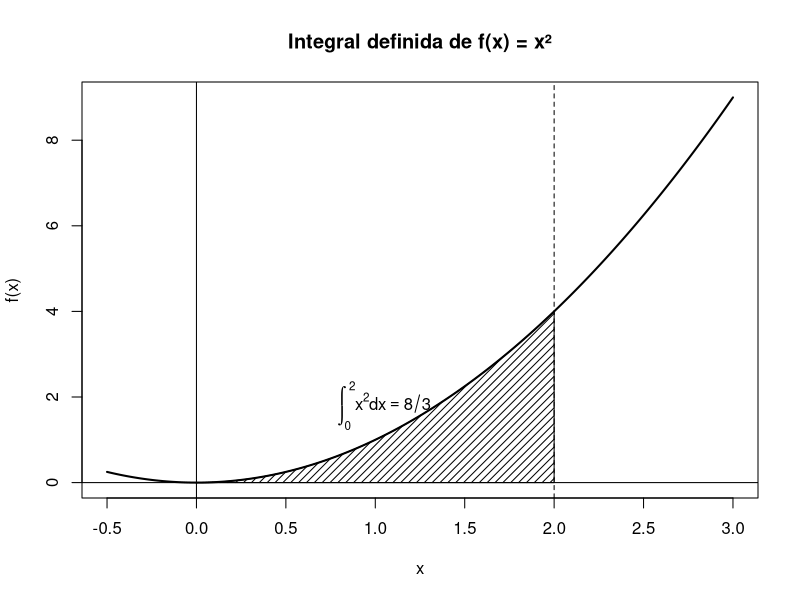

Recreate this plot in R.
## ---- chunk 1
#| label: definir-funcion

f <- function(x) {
  x^2
}

f(2)
## ---- chunk 2
#| label: generar-datos

x <- seq(-0.5, 3, length.out = 300)
y <- f(x)

head(data.frame(x, y))
## ---- chunk 3
#| label: grafica-area
#| fig-cap: "Área bajo la curva de f(x) = x² entre x = 0 y x = 2."
#| fig-width: 8
#| fig-height: 5

x <- seq(-0.5, 3, length.out = 400)
y <- f(x)

plot(
  x, y,
  type = "l",
  lwd = 2,
  xlab = "x",
  ylab = "f(x)",
  main = "Integral definida de f(x) = x²"
)

abline(h = 0)
abline(v = 0)

x_area <- seq(0, 2, length.out = 200)
y_area <- f(x_area)

polygon(
  c(0, x_area, 2),
  c(0, y_area, 0),
  density = 18,
  angle = 45
)

abline(v = 2, lty = 2)

text(
  1.05, 1.8,
  expression(integral(x^2*dx, 0, 2) == 8/3)
)
## ---- chunk 4
#| label: comprobacion-integral

resultado <- integrate(f, lower = 0, upper = 2)
resultado
## ---- chunk 5
#| label: comparar-resultados

valor_exacto <- 8 / 3
valor_numerico <- resultado$value

valor_exacto
valor_numerico
